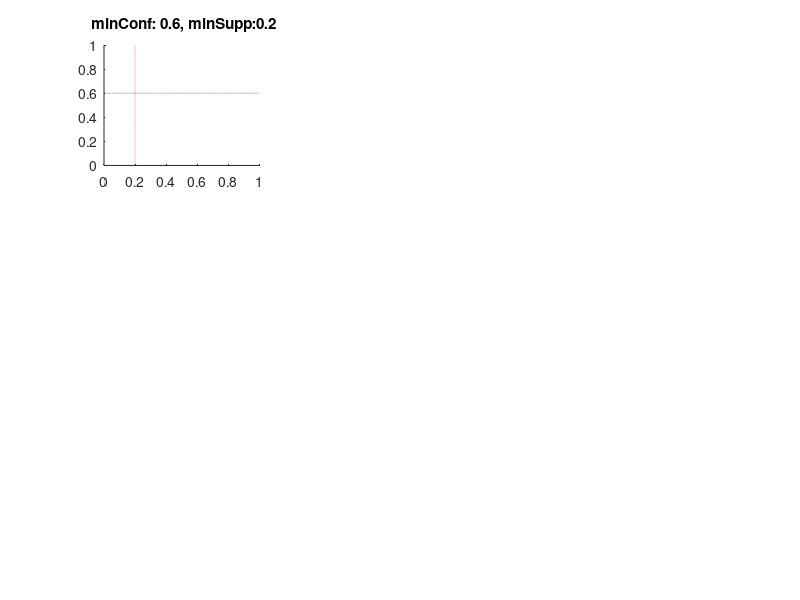

Recreate this plot in MATLAB. (Note: this script raises an error after producing the figure.)
clc
clear all
close all

format long

load transactions.mat

minConfV = [0.6,0.8,0.9];
minSuppV = [0.2,0.15,0.1];
graphIndex = 1;

for i =1:length(minConfV)
    
    for j = 1:length(minSuppV)
        
        minConf = minConfV(i);
        minSupp = minSuppV(j);
        
        graphTitle = [ ' minConf: ' num2str(minConf) ', minSupp:' num2str(minSupp)];
        tic
        fprintf('\n');
        disp(['Konfiguracja -> ' graphTitle]);
        fprintf('--------------------------------------------\n');
        subplot( 3, 3, graphIndex);
        title(graphTitle)
        hold on;
        
        A = ones(1, 1000);
        B = linspace(0, 1, 1000);
        
        plot( B, A * minConf, 'black:' );
        hold on;
        
        plot( A * minSupp, B, 'red:');
        hold on;
        
        fprintf('- szukam zbiorow czestych\n');
        F = frequentSets(dataSet, minSupp);
        
        fprintf('- generuje reguly\n');
        [ txRules, txResults, confSet ] = generateRules(F, minConf, length(dataSet));
        
        cellLength = length(txRules);
        graphIndex = graphIndex + 1;
        fprintf('- wyszukuje rownowaznosci\n');
        findEquivalenceRules(txRules, txResults, confSet, labelMapper);
        fprintf('--------------------------------------------\n');
        
        toc
        fprintf('\n');
    end
end


